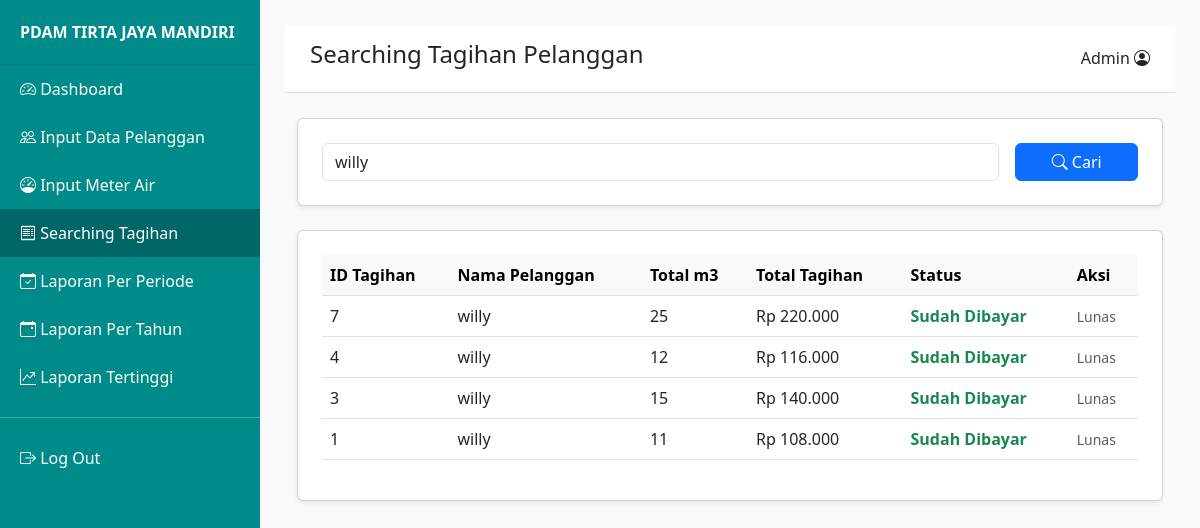
Page /tagihan.php?keyword=willy on the committed database.
### tables this page shows
CREATE TABLE `tagihan` (
  `id_tagihan` int(11) NOT NULL,
  `id_pemakaian` int(11) DEFAULT NULL,
  `id_pelanggan` int(11) DEFAULT NULL,
  `total_m3` int(11) DEFAULT NULL,
  `total_tagihan` decimal(15,2) DEFAULT NULL,
  `status_bayar` enum('belum_lunas','lunas') DEFAULT 'belum_lunas',
  `tanggal_bayar` datetime DEFAULT NULL
);

CREATE TABLE `pelanggan` (
  `id_pelanggan` int(11) NOT NULL,
  `nama_pelanggan` varchar(100) NOT NULL,
  `alamat` text DEFAULT NULL,
  `golongan` enum('Rumah Tangga','Industri','instansi pemerintah') NOT NULL,
  `no_hp` varchar(20) DEFAULT NULL,
  `tanggal_daftar` date DEFAULT curdate()
);

### tagihan.php (the view, shortened to what this page needs)
<!DOCTYPE html>
<html lang="id">
<head>
    <link href="https://cdn.jsdelivr.net/npm/bootstrap@5.3.0/dist/css/bootstrap.min.css" rel="stylesheet">
    <link rel="stylesheet" href="https://cdn.jsdelivr.net/npm/bootstrap-icons@1.10.0/font/bootstrap-icons.css">
</head>
<body class="bg-light">
<div class="sidebar">
    <div class="brand">PDAM TIRTA JAYA MANDIRI</div>
    <a href="dashboard.php"><i class="bi bi-speedometer2"></i> Dashboard</a>
    <a href="views/input_data_pelanggan.php"><i class="bi bi-people"></i> Input Data Pelanggan</a>
    <a href="views/input_meter_air.php"><i class="bi bi-speedometer"></i> Input Meter Air</a>
    <a href="tagihan.php" style="background:#006666;"><i class="bi bi-receipt"></i> Searching Tagihan</a>
    <a href="views/input_data_per_periode.php"><i class="bi bi-calendar-check"></i> Laporan Per Periode</a>
    <a href="views/input_data_per_tahun.php"><i class="bi bi-calendar-event"></i> Laporan Per Tahun</a>
    <a href="views/laporan_tertinggi.php"><i class="bi bi-graph-up-arrow"></i> Laporan Tertinggi</a>
    <hr>
    <a href="views/auth/logout.php"><i class="bi bi-box-arrow-right"></i> Log Out</a>
</div>
<div class="main-content">
    <div class="top-bar">
        <h4>Searching Tagihan Pelanggan</h4>
        <span>Admin <i class="bi bi-person-circle"></i></span>
    </div>
    <div class="container-fluid">
        <div class="card p-4 shadow-sm mb-4">
            <form action="" method="GET" class="row g-3">
                <div class="col-md-10">
                    <input type="text" name="keyword" class="form-control" placeholder="Cari berdasarkan nama pelanggan..." value="<?= isset($_GET['keyword']) ? htmlspecialchars($_GET['keyword']) : '' ?>">
                </div>
                <div class="col-md-2">
                    <button type="submit" class="btn btn-primary w-100"><i class="bi bi-search"></i> Cari</button>
                </div>
            </form>
        </div>
        <div class="card p-4 shadow-sm">
            <table class="table table-hover align-middle">
                <thead class="table-light">
                    <tr>
                        <th>ID Tagihan</th><th>Nama Pelanggan</th><th>Total m3</th><th>Total Tagihan</th><th>Status</th><th>Aksi</th>
                    </tr>
                </thead>
                <tbody>
                    <?php
                    require_once 'config/database.php';
                    $keyword = isset($_GET['keyword']) ? mysqli_real_escape_string($conn, $_GET['keyword']) : '';
                    $sql = "SELECT tagihan.*, pelanggan.nama_pelanggan
                            FROM tagihan
                            JOIN pelanggan ON tagihan.id_pelanggan = pelanggan.id_pelanggan
                            WHERE pelanggan.nama_pelanggan LIKE '%$keyword%'
                            ORDER BY tagihan.id_tagihan DESC";
                    $result = mysqli_query($conn, $sql);
                    if ($result && mysqli_num_rows($result) > 0) {
                        while ($data = mysqli_fetch_assoc($result)) {
                            $is_lunas = (strcasecmp($data['status_bayar'], 'Lunas') == 0);
                            $status_teks = $is_lunas ? "Sudah Dibayar" : "Belum Dibayar";
                            $status_color = $is_lunas ? "text-success" : "text-danger";
                            echo "<tr>
                                <td>{$data['id_tagihan']}</td>
                                <td>{$data['nama_pelanggan']}</td>
                                <td>{$data['total_m3']}</td>
                                <td>Rp " . number_format($data['total_tagihan'], 0, ',', '.') . "</td>
                                <td class='fw-bold $status_color'>{$status_teks}</td>
                                <td>";
                                if (!$is_lunas) {
                                    echo "<a href='controllers/BayarController.php?id={$data['id_tagihan']}'
                                           class='btn btn-sm btn-success'
                                           onclick='return confirm(\"Konfirmasi pembayaran untuk tagihan ini?\")'>
                                           <i class='bi bi-cash-coin'></i> Bayar
                                         </a>";
                                } else {
                                    echo "<span class='text-muted small'>Lunas</span>";
                                }
                            echo "</td></tr>";
                        }
                    } else {
                        echo "<tr><td colspan='6' class='text-center'>Data tidak ditemukan</td></tr>";
                    }
                    ?>
                </tbody>
            </table>
        </div>
    </div>
</div>
</body>
</html>

### tagihan.php (style rules this page uses)
.sidebar { background-color: #008b8b; min-height: 100vh; color: white; width: 260px; position: fixed; }
.sidebar .brand { padding: 20px; font-weight: bold; border-bottom: 1px solid #007777; }
.sidebar a { color: white; text-decoration: none; display: block; padding: 12px 20px; transition: 0.3s; }
.main-content { margin-left: 260px; padding: 25px; }
.top-bar { background: white; padding: 15px 25px; border-bottom: 1px solid #ddd; margin-bottom: 25px; display: flex; justify-content: space-between; align-items: center; }

### rows in the picture
tagihan: id_tagihan "7", id_pelanggan.nama_pelanggan "willy", total_m3 "25", total_tagihan "220.000", status_bayar "Sudah Dibayar", shows "Lunas"
tagihan: id_tagihan "4", id_pelanggan.nama_pelanggan "willy", total_m3 "12", total_tagihan "116.000", status_bayar "Sudah Dibayar", shows "Lunas"
tagihan: id_tagihan "3", id_pelanggan.nama_pelanggan "willy", total_m3 "15", total_tagihan "140.000", status_bayar "Sudah Dibayar", shows "Lunas"
tagihan: id_tagihan "1", id_pelanggan.nama_pelanggan "willy", total_m3 "11", total_tagihan "108.000", status_bayar "Sudah Dibayar", shows "Lunas"
